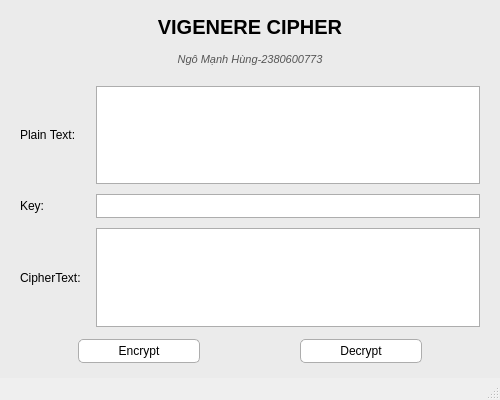
<?xml version="1.0" encoding="UTF-8"?>
<ui version="4.0">
 <class>MainWindow</class>
 <widget class="QMainWindow" name="MainWindow">
  <property name="geometry">
   <rect>
    <x>0</x>
    <y>0</y>
    <width>500</width>
    <height>400</height>
   </rect>
  </property>
  <property name="minimumSize">
   <size>
    <width>450</width>
    <height>380</height>
   </size>
  </property>
  <property name="windowTitle">
   <string>Vigenere Cipher</string>
  </property>
  <widget class="QWidget" name="centralwidget">
   <property name="styleSheet">
    <string notr="true">
     QWidget#centralwidget {
         background-color: #ebebeb;
     }
     QLabel {
         font-family: &quot;Segoe UI&quot;, Arial, sans-serif;
         color: #000000;
         font-size: 12px;
     }
     QLabel#label_title {
         font-size: 20px;
         font-weight: bold;
         color: #000000;
         margin-bottom: 2px;
     }
     QLabel#label_subtitle {
         font-size: 11px;
         color: #555555;
         margin-bottom: 8px;
         font-style: italic;
     }
     QTextEdit, QLineEdit {
         background-color: #ffffff;
         border: 1px solid #adadad;
         color: #000000;
         font-family: &quot;Segoe UI&quot;, Arial, sans-serif;
         font-size: 12px;
         padding: 3px;
     }
     QPushButton {
         background-color: #ffffff;
         border: 1px solid #adadad;
         border-radius: 5px;
         padding: 4px 20px;
         font-family: &quot;Segoe UI&quot;, Arial, sans-serif;
         font-size: 12px;
         color: #000000;
         min-width: 80px;
     }
     QPushButton:hover {
         background-color: #f0f0f0;
         border: 1px solid #0078d7;
     }
     QPushButton:pressed {
         background-color: #cce4f7;
         border: 1px solid #005499;
     }
    </string>
   </property>
   <layout class="QVBoxLayout" name="verticalLayout">
    <property name="spacing">
     <number>12</number>
    </property>
    <property name="leftMargin">
     <number>20</number>
    </property>
    <property name="topMargin">
     <number>15</number>
    </property>
    <property name="rightMargin">
     <number>20</number>
    </property>
    <property name="bottomMargin">
     <number>15</number>
    </property>
    <item>
     <widget class="QLabel" name="label_title">
      <property name="text">
       <string>VIGENERE CIPHER</string>
      </property>
      <property name="alignment">
       <set>Qt::AlignCenter</set>
      </property>
     </widget>
    </item>
    <item>
     <widget class="QLabel" name="label_subtitle">
      <property name="text">
       <string>Ngô Mạnh Hùng-2380600773</string>
      </property>
      <property name="alignment">
       <set>Qt::AlignCenter</set>
      </property>
     </widget>
    </item>
    <item>
     <layout class="QGridLayout" name="gridLayout">
      <property name="verticalSpacing">
       <number>10</number>
      </property>
      <property name="horizontalSpacing">
       <number>15</number>
      </property>
      <item row="0" column="0">
       <widget class="QLabel" name="label_plain">
        <property name="text">
         <string>Plain Text:</string>
        </property>
       </widget>
      </item>
      <item row="0" column="1">
       <widget class="QTextEdit" name="txt_plain_text"/>
      </item>
      <item row="1" column="0">
       <widget class="QLabel" name="label_key">
        <property name="text">
         <string>Key:</string>
        </property>
       </widget>
      </item>
      <item row="1" column="1">
       <widget class="QLineEdit" name="txt_key"/>
      </item>
      <item row="2" column="0">
       <widget class="QLabel" name="label_cipher">
        <property name="text">
         <string>CipherText:</string>
        </property>
       </widget>
      </item>
      <item row="2" column="1">
       <widget class="QTextEdit" name="txt_cipher_text"/>
      </item>
     </layout>
    </item>
    <item>
     <layout class="QHBoxLayout" name="horizontalLayout">
      <property name="spacing">
       <number>100</number>
      </property>
      <item>
       <spacer name="horizontalSpacer">
        <property name="orientation">
         <enum>Qt::Horizontal</enum>
        </property>
        <property name="sizeHint" stdset="0">
         <size>
          <width>40</width>
          <height>20</height>
         </size>
        </property>
       </spacer>
      </item>
      <item>
       <widget class="QPushButton" name="btn_encrypt">
        <property name="text">
         <string>Encrypt</string>
        </property>
       </widget>
      </item>
      <item>
       <widget class="QPushButton" name="btn_decrypt">
        <property name="text">
         <string>Decrypt</string>
        </property>
       </widget>
      </item>
      <item>
       <spacer name="horizontalSpacer_2">
        <property name="orientation">
         <enum>Qt::Horizontal</enum>
        </property>
        <property name="sizeHint" stdset="0">
         <size>
          <width>40</width>
          <height>20</height>
         </size>
        </property>
       </spacer>
      </item>
     </layout>
    </item>
   </layout>
  </widget>
  <widget class="QMenuBar" name="menubar">
   <property name="geometry">
    <rect>
     <x>0</x>
     <y>0</y>
     <width>500</width>
     <height>22</height>
    </rect>
   </property>
  </widget>
  <widget class="QStatusBar" name="statusbar"/>
 </widget>
 <resources/>
 <connections/>
</ui>
